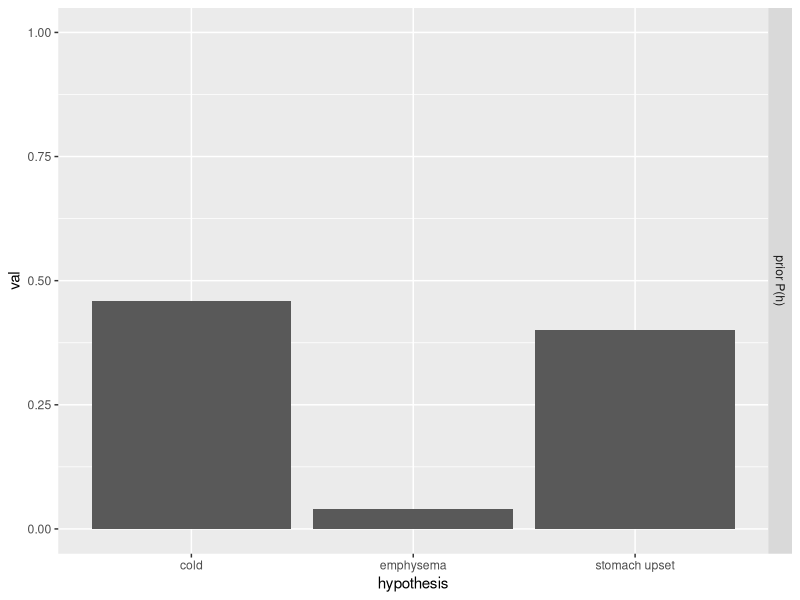
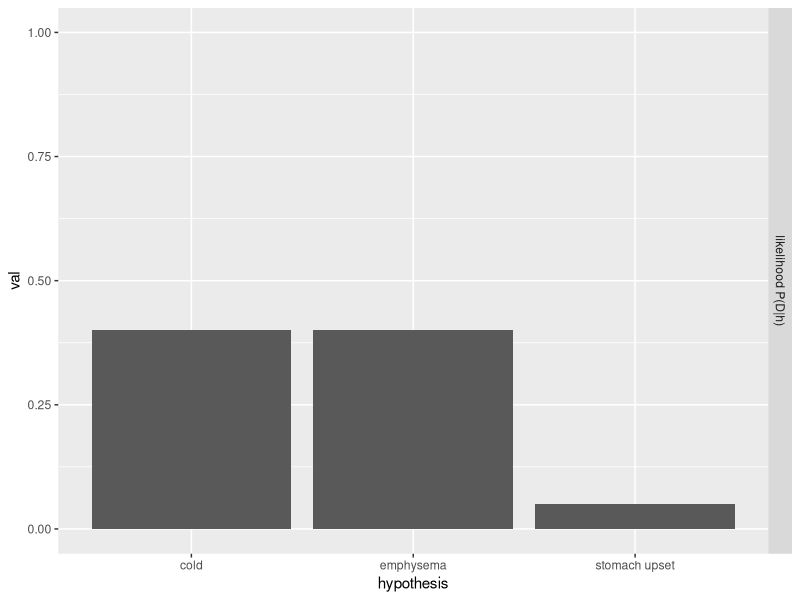
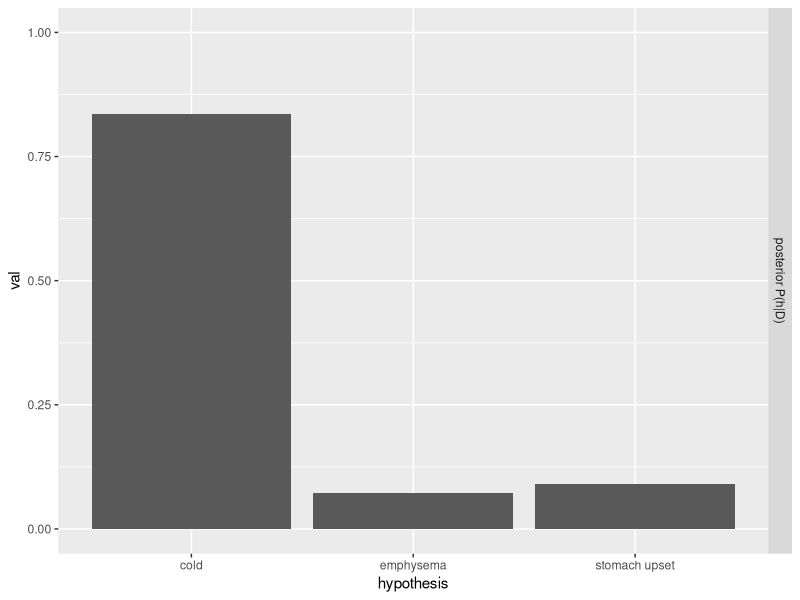

Here is the R script that generated these plots, in order:
## ---- chunk 1
knitr::opts_chunk$set(echo = TRUE, progress = TRUE)
## ---- chunk 2
library(here)
library(tidyverse)
library(ggplot2)
## ---- chunk 3
h  <- c('cold', 'emphysema', 'stomach upset')
p_h <- c(0.46, 0.04, 0.4)
prior <- tibble(h, val=p_h, dist='prior P(h)')

plotdiseasechart <- function(d) {
  pic <- d %>%
    ggplot(aes(x=h, y = val)) +
    scale_y_continuous(lim=c(0,1)) +
    geom_col() +
    facet_grid(dist ~ .)  +
    xlab("hypothesis")
  plot(pic)
}

plotdiseasechart(prior)
## ---- chunk 4
p_d_given_h <- c(0.4, 0.4, 0.05)
likelihood  <- tibble(h, val=p_d_given_h, dist='likelihood P(D|h)')
plotdiseasechart(likelihood)
## ---- chunk 5
# update prior by multiplying by likelihood
p_h_given_d <- p_d_given_h * p_h
# "normalise" the posterior so that it sums to 1
p_h_given_d <- p_h_given_d / sum(p_h_given_d)
posterior  <- tibble(h, val=p_h_given_d, dist='posterior P(h|D)')
plotdiseasechart(posterior)
